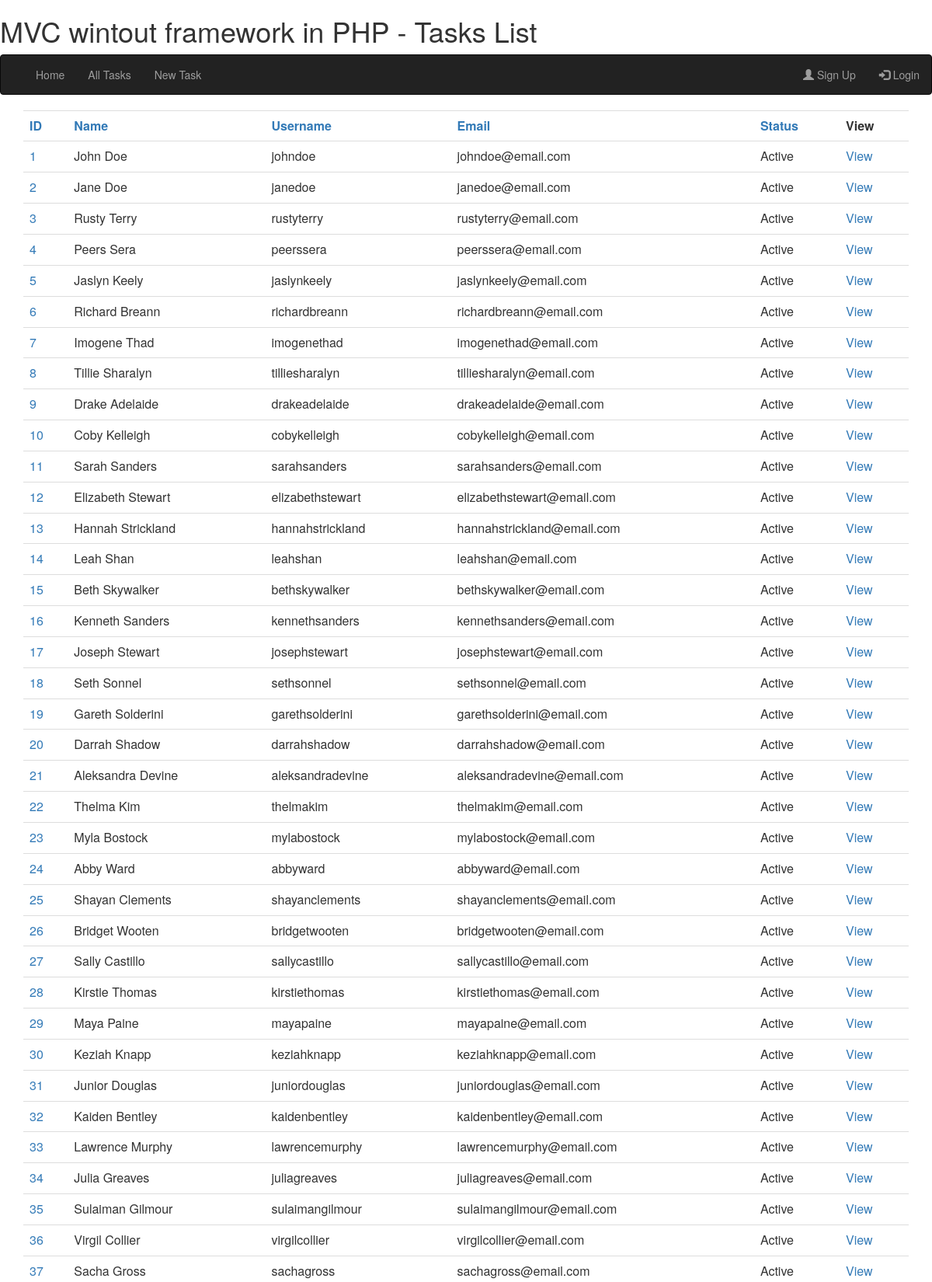
The page /tasks (upper part) on the database its author committed.
### tables this page shows
CREATE TABLE IF NOT EXISTS `tasks` (
  `id` int(11) NOT NULL AUTO_INCREMENT,
  `name` varchar(255) NOT NULL,
  `username` varchar(255) DEFAULT NULL,
  `email` varchar(255) NOT NULL,
  `task` mediumtext NOT NULL,
  `status` int(11) NOT NULL DEFAULT '0',
  PRIMARY KEY (`id`),
  KEY `name` (`name`)
);

### app/app.php (called while the page is built, shortened)
<?PHP
$url = $_SERVER['PHP_SELF'];
$url = str_replace('index.php','',$url);
$request = $_SERVER['REQUEST_URI'];
$request = str_replace($url,'/',$request);
require '../config.php';
require "../routes/route.php";

### www/index.php (called while the page is built, shortened)
<?php
require "../app/app.php";
?>

### config.php (called while the page is built, shortened)
<?php
$site_title = "MVC wintout framework in PHP";
$dbconfig['server'] = "localhost";
$dbconfig['name'] = "database";
$dbconfig['username'] = "username";
$dbconfig['password'] = "password";
$dbconfig['charset'] = "utf8";

### model/database.php (called while the page is built, shortened)
<?php
class DB
{
    private $pdo = null;
    public function __construct()
    {
        global $dbconfig;
        try {
            $this->pdo = new PDO(
                "mysql:host=" . $dbconfig['server'] . ";dbname=" . $dbconfig['name'] . ";charset=" . $dbconfig['charset'], $dbconfig['username'], $dbconfig['password'],
                [
                    PDO::ATTR_ERRMODE => PDO::ERRMODE_EXCEPTION,
                    PDO::ATTR_DEFAULT_FETCH_MODE => PDO::FETCH_ASSOC,
                    PDO::ATTR_EMULATE_PREPARES => false,
                ]
            );
        } catch (Exception $ex) {die($ex->getMessage());}
    }
    public function select($sql, $cond = null)
    {
        $result = false;
        try {
            $this->stmt = $this->pdo->prepare($sql);
            $this->stmt->execute($cond);
            $result = $this->stmt->fetchAll();
        } catch (Exception $ex) {die($ex->getMessage());}
        return $result;
    }
}

### controller/tasks.php (called while the page is built, shortened)
<?php
class Tasks extends DB {
  function getall(){
    global $get_order;
    if(isset ($get_order['sort'])) {
      return $this->select("SELECT * FROM `tasks` order by ".$get_order['sort']);
    } else {
      return $this->select("SELECT * FROM `tasks`");
    }
  }
}
?>

### views/tasks.php (the view, shortened to what this page needs)
<?php
$page_title = "Tasks List";
require "layout/header.php";
?>
<div class="container">
<table class="table table-hover">
<tr>
<th><a href="tasks?sort=id">ID</a></th>
<th><a href="tasks?sort=name">Name</a></th>
<th><a href="tasks?sort=username">Username</a></th>
<th><a href="tasks?sort=email">Email</a></th>
<th><a href="tasks?sort=status">Status</a></th>
<th>View</th>
</tr>
<?php
require "../model/database.php";
require "../controller/tasks.php";
$tasks = new Tasks();
foreach ($tasks->getall() as $u) {
    echo "<tr>";
    echo "<td><a href='task?id=" . $u['id'] . "'> " . $u['id'] . "</td>";
    echo "<td>" . $u['name'] . "</td>";
    echo "<td>" . $u['username'] . "</td>";
    echo "<td>" . $u['email'] . "</td>";
    if($u['status'] = 1) {
        echo "<td> Active </td>";
    } else {
        echo "<td>Not Active </td>";
    }
    echo "<td><a href='task?id=" . $u['id'] . "'> View </td>";
    echo "</tr>";
}
?>
</table>
</div>
<?php
require "layout/footer.php";
?>

### routes/route.php (shortened to what this page needs)
<?php
switch ($request) {
    case '/tasks' :
        require  '../views/tasks.php';
        break;
}

### views/layout/header.php (shortened to what this page needs)
<!DOCTYPE htm>
<html>
<head>
<link rel="stylesheet" href="https://maxcdn.bootstrapcdn.com/bootstrap/3.4.0/css/bootstrap.min.css">
</head>
<body>
<h1><?php echo $site_title. ' - '. $page_title ; ?></h1>
<nav class="navbar navbar-inverse">
  <div class="container-fluid">
    <div class="navbar-header">
      <a class="navbar-brand" href="#"></a>
    </div>
    <ul class="nav navbar-nav">
      <li><a href="./">Home</a></li>
      <li><a href="tasks">All Tasks</a></li>
      <li><a href="newtask">New Task</a></li>
    </ul>
    <ul class="nav navbar-nav navbar-right">
      <li><a href="#"><span class="glyphicon glyphicon-user"></span> Sign Up</a></li>
      <li><a href="#"><span class="glyphicon glyphicon-log-in"></span> Login</a></li>
    </ul>
  </div>
</nav>

### views/layout/footer.php (shortened to what this page needs)
</body>
</html>

### rows shown on the page
tasks: id "1", name "John Doe", username "johndoe", email "johndoe@email.com"
tasks: id "2", name "Jane Doe", username "janedoe", email "janedoe@email.com"
tasks: id "3", name "Rusty Terry", username "rustyterry", email "rustyterry@email.com"
tasks: id "4", name "Peers Sera", username "peerssera", email "peerssera@email.com"
tasks: id "5", name "Jaslyn Keely", username "jaslynkeely", email "jaslynkeely@email.com"
tasks: id "6", name "Richard Breann", username "richardbreann", email "richardbreann@email.com"
tasks: id "7", name "Imogene Thad", username "imogenethad", email "imogenethad@email.com"
tasks: id "8", name "Tillie Sharalyn", username "tilliesharalyn", email "tilliesharalyn@email.com"
tasks: id "9", name "Drake Adelaide", username "drakeadelaide", email "drakeadelaide@email.com"
tasks: id "10", name "Coby Kelleigh", username "cobykelleigh", email "cobykelleigh@email.com"
tasks: id "11", name "Sarah Sanders", username "sarahsanders", email "sarahsanders@email.com"
tasks: id "12", name "Elizabeth Stewart", username "elizabethstewart", email "elizabethstewart@email.com"
tasks: id "13", name "Hannah Strickland", username "hannahstrickland", email "hannahstrickland@email.com"
tasks: id "14", name "Leah Shan", username "leahshan", email "leahshan@email.com"
tasks: id "15", name "Beth Skywalker", username "bethskywalker", email "bethskywalker@email.com"
tasks: id "16", name "Kenneth Sanders", username "kennethsanders", email "kennethsanders@email.com"
tasks: id "17", name "Joseph Stewart", username "josephstewart", email "josephstewart@email.com"
tasks: id "18", name "Seth Sonnel", username "sethsonnel", email "sethsonnel@email.com"
tasks: id "19", name "Gareth Solderini", username "garethsolderini", email "garethsolderini@email.com"
tasks: id "20", name "Darrah Shadow", username "darrahshadow", email "darrahshadow@email.com"
tasks: id "21", name "Aleksandra Devine", username "aleksandradevine", email "aleksandradevine@email.com"
tasks: id "22", name "Thelma Kim", username "thelmakim", email "thelmakim@email.com"
tasks: id "23", name "Myla Bostock", username "mylabostock", email "mylabostock@email.com"
tasks: id "24", name "Abby Ward", username "abbyward", email "abbyward@email.com"
tasks: id "25", name "Shayan Clements", username "shayanclements", email "shayanclements@email.com"
tasks: id "26", name "Bridget Wooten", username "bridgetwooten", email "bridgetwooten@email.com"
tasks: id "27", name "Sally Castillo", username "sallycastillo", email "sallycastillo@email.com"
tasks: id "28", name "Kirstie Thomas", username "kirstiethomas", email "kirstiethomas@email.com"
tasks: id "29", name "Maya Paine", username "mayapaine", email "mayapaine@email.com"
tasks: id "30", name "Keziah Knapp", username "keziahknapp", email "keziahknapp@email.com"
tasks: id "31", name "Junior Douglas", username "juniordouglas", email "juniordouglas@email.com"
tasks: id "32", name "Kaiden Bentley", username "kaidenbentley", email "kaidenbentley@email.com"
tasks: id "33", name "Lawrence Murphy", username "lawrencemurphy", email "lawrencemurphy@email.com"
tasks: id "34", name "Julia Greaves", username "juliagreaves", email "juliagreaves@email.com"
tasks: id "35", name "Sulaiman Gilmour", username "sulaimangilmour", email "sulaimangilmour@email.com"
tasks: id "36", name "Virgil Collier", username "virgilcollier", email "virgilcollier@email.com"
tasks: id "37", name "Sacha Gross", username "sachagross", email "sachagross@email.com"

### other values the page prints
$site_title "MVC wintout framework in PHP"
$page_title "Tasks List"
